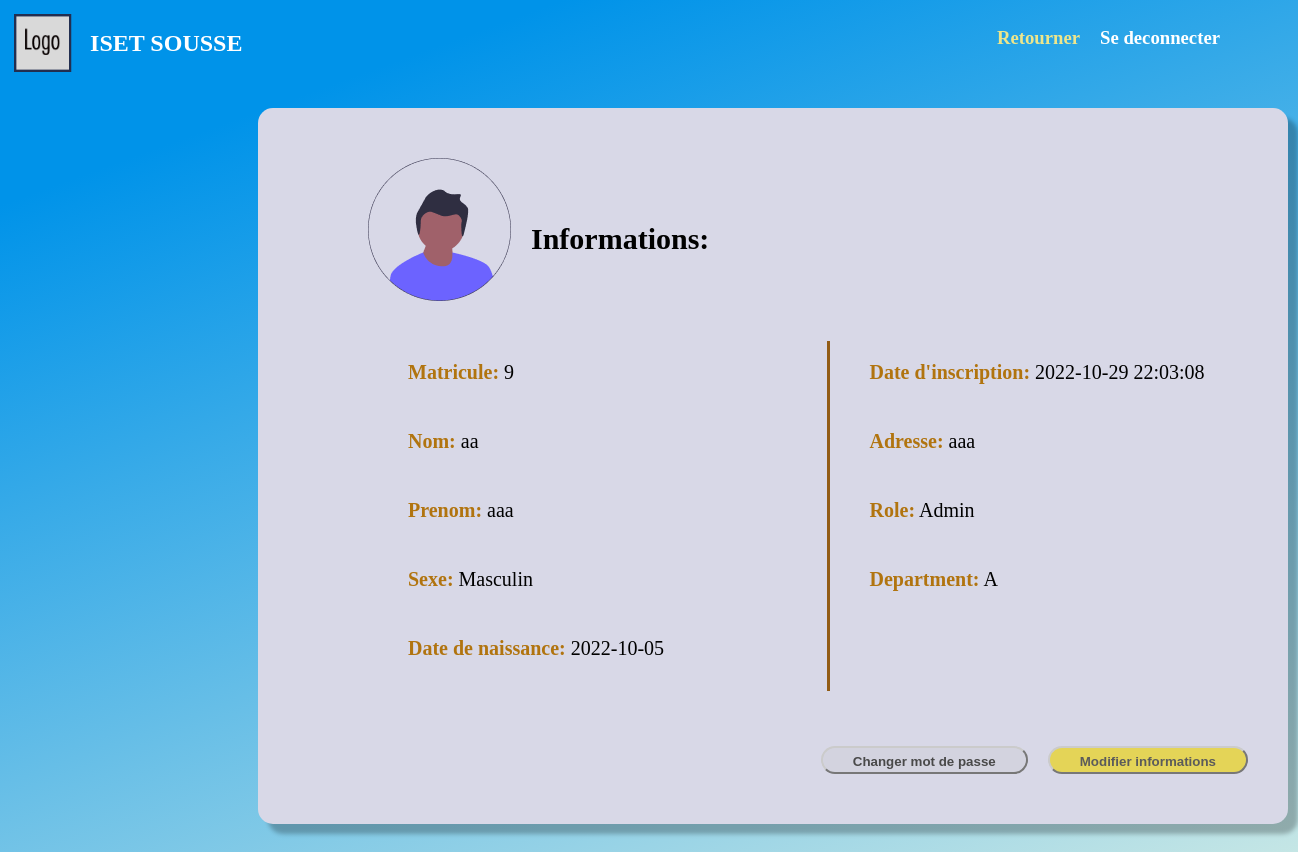
The app's page /User/Account/profile.php (signed in) with its own data.
### tables this page shows
CREATE TABLE `utilisateur` (
  `matricule` int(11) NOT NULL,
  `cin` int(8) NOT NULL,
  `nom` varchar(20) NOT NULL,
  `prenom` varchar(20) NOT NULL,
  `sexe` tinyint(1) NOT NULL,
  `dateNaissance` date NOT NULL,
  `adresse` varchar(20) NOT NULL,
  `email` varchar(30) NOT NULL,
  `password` varchar(30) NOT NULL,
  `departmentID` int(11) NOT NULL,
  `dateInscription` datetime NOT NULL DEFAULT current_timestamp(),
  `isConfirmed` tinyint(1) NOT NULL DEFAULT 0,
  `isActive` tinyint(1) NOT NULL DEFAULT 0,
  `activationCode` varchar(100) NOT NULL,
  `activationExpiry` datetime NOT NULL DEFAULT current_timestamp(),
  `role` int(11) NOT NULL
);

CREATE TABLE `department` (
  `id` int(11) NOT NULL,
  `nom` varchar(20) NOT NULL
);

### Pipes/get_login.php (called while the page is built, shortened)
<?php
    if (isset($_SESSION["login"])) {
        $matricule = $_SESSION["login"]["matricule"];
        require_once(ROOT."/Classes/UtilisateurDB.php");
        $utilisateurDB = new UtilisateurDB();
        $user = $utilisateurDB->getUserByMatricule($matricule);
        if ($user == -1) {
            deconnexion();
        } else {
            require(ROOT."/Classes/Roles.php");
        }
    } else {
        header("location: /index.php");
    }
?>

### Classes/mySQL.php (called while the page is built, shortened)
<?php
    class mySql {
        private $_cnx;
        function __construct() {
            try {
                $this->_cnx = new PDO("mysql:host=".self::_serveur.";dbname=".self::_dbb, self::_login, self::_mdp);
            } catch (PDOException $e) {
                echo '<br/>Echec lors de la connexion: '.$e->getMessage();
            }
        }
        public function request($query, $array, $return = false) {
            $prep = $this->_cnx->prepare($query);
            $result = $prep->execute($array);
            if ($return === false) {
                return true;
            } else if ($return == 0) {
                return $prep->rowCount() > 0;
            } else if ($return == 1) {
                return $prep->rowCount() > 0? $prep->fetch() : -1;
            } else if ($return == 2) {
                return $prep->rowCount() > 0? $prep->fetchAll() : -1;
            } else if ($return == 3) {
                return $this->_cnx->lastInsertId();
            }
        }
    }
?>

### Classes/UtilisateurDB.php (called while the page is built, shortened)
<?php
    require_once("MySql.php");
    class UtilisateurDB extends MySql {
        public function getUserByMatricule($matricule) {
            return $this->request(
                "SELECT * FROM utilisateur WHERE matricule = :matricule",
                array(':matricule' => $matricule),
                1
            );
        }
    }

### Classes/Utilisateur.php (called while the page is built, shortened)
<?php
    class Utilisateur {
        static public function getSexeName($sexeID) {
            return $sexeID == 1 ? "Masculin" : "Feminin";
        }
    }

### Classes/Roles.php (called while the page is built, shortened)
<?php
class Roles
{
    static public function getName($id) {
        return self::roleArray[$id];
    }
}

### Classes/DepartmentDB.php (called while the page is built, shortened)
<?php
    require_once("MySql.php");
    class DepartmentDB extends MySql {
        public function getNom($id) {
            $query = "SELECT nom from department WHERE id = :id";
            $secureArray = array(
                ":id" => $id,
            );
            return $this->request($query, $secureArray, 1)["nom"];
        }
    }

### User/Account/profile.php (the view, shortened to what this page needs)
<!DOCTYPE html>
<head>
    <?php
        include(ROOT."/Pipes/get_login.php");
    ?>
    <link rel="stylesheet" href="/Assets/css/user.css">
    <link rel="stylesheet" href="/Assets/css/profil.css">
    <link rel="stylesheet" href="/Assets/css/buttons.css">
</head>
<body>
<?php
    include_once(ROOT."/Classes/Utilisateur.php");
    $sexe = Utilisateur::getSexeName($user["sexe"]);
    if (isset($user["departmentID"])) {
        include_once(ROOT."/Classes/DepartmentDB.php");
        $departmentDB = new DepartmentDB();
        $department = $departmentDB->getNom($user["departmentID"]);
    }
    $role = Roles::getName($user["role"]);
?>
<div class="logo">
    <div class = "seperated_div">
        <div class = "header_div">
            <img src="/Assets/imgs/LOGO.png">
            <h2 class = "website_title"> <?= NOM_SITE ?> </h2>
        </div>
        <div class = "buttons_div">
            <h3 class = "go_back"> <a href="/User/index.php">Retourner</a></h3>
            <h3 class = "deconnection"> <a href="/Pipes/deconnexion.php">Se deconnecter</a></h3>
        </div>
    </div>
</div>
    <div class="cd">
<div class="cadre">
    <div class="pg">
        <div class="img_container">
            <?php
                if ($user["sexe"] == 0) {
                    echo '<img src="/Assets/imgs/profile_picture_female.png">';
                } else {
                    echo '<img src="/Assets/imgs/profile_picture_male.png">';
                }
            ?>
            <div>
                <h2>Informations:</h2>
            </div>
        </div>
        <div class = "flex-box">
            <div class="form_">
                <ul>
                    <li>
                    <span>Matricule:</span> <?= $user["matricule"] ?> </li>
                    <br>
                    <br>
                    <li>
                    <span>Nom:</span> <?= $user["nom"] ?> </li>
                    <br>
                    <br>
                    <li>
                    <span>Prenom:</span> <?= $user["prenom"] ?>
                    </li>
                    <br>
                    <br>
                    <li>
                    <span>Sexe:</span>  <?= $sexe ?>
                    </li>
                    <br>
                    <br>
                    <li> <span>Date de naissance:</span>  <?= $user["dateNaissance"] ?>
                    </li>
                    <br>
                    <br>
                </ul>
            </div>
            <div class="verticalLine"></div>
            <div class="form_">
                <ul>
                    <li> <span>Date d'inscription:</span>  <?= $user["dateInscription"] ?> </li>
                    <br>
                    <br>
                    <li> <span>Adresse:</span>  <?= $user["adresse"] ?> </li>
                    <br>
                    <br>
                    <li> <span>Role:</span> <?= $role ?></li>
                    <br>
                    <br>
                    <?php
                        if ($user["role"] > 0) {
                            echo "<li> <span>Department:</span> ".$department." </li>
                            <br>
                            <br>";
                        }
                    ?>
                </ul>
            </div>
        </div>
        <div class = "_tool_buttons right">
            <a href = "password.php"><button class = "_btn _blue_btn" disabled> Changer mot de passe </button></a>
            <a href = "modifier.php"><button class = "_btn _yellow_btn"> Modifier informations </button></a>
        </div>
    </div>
</div>
</div>
</body>

### Assets/css/user.css (style rules this page uses)
body { background-color: #0093E9; background-image: linear-gradient(160deg, #0093E9 15%, #cce9e5 100%); }
.header_div { display: flex; flex-direction: row; align-items: center; height: 70px; }
.seperated_div { display: flex; flex-direction: row; justify-content: space-between; }
.seperated_div div { width: 50%; }
.buttons_div { display:flex; justify-content: right; margin-right: 70px; }
.buttons_div > * { margin-left: 20px }
.website_title { color: white; }
.go_back a { color: rgb(237 230 140); font-weight: bold; }
.deconnection a { color: white; }
a { text-decoration: none; }
.logo img { padding:1%; width: 70px; }

### Assets/css/profil.css (style rules this page uses)
.verticalLine { border-left: 3px solid #925c16; height: 350px; }
.cd { padding-top: 30px; padding-left: 250px; margin-bottom: 70px; }
.cadre { padding-top:50px; padding-left: 30px; background-color:rgb(216, 216, 231); box-shadow: 10px 10px 4px rgb(0 0 0 / 25%); border-radius: 15px; width: 1000px; font-size: 20px; min-height: 600px; padding-bottom:50px }
.pg { margin-left: 80px; }
.flex-box { display:flex; margin: 20px 0; }
.flex-box > .form_ { width:50% }
.form_ > ul { list-style:none }
.form_ span { font-family: 'Futura Hv BT'; font-style: normal; font-weight: bold; color: #B1740F; font-size: 20px; }
.img_container { display: flex; align-items: center; margin-bottom: 40px; }
.img_container h2, .img_container h1 { margin-left: 20px; margin-bottom: 5px }

### Assets/css/buttons.css (style rules this page uses)
._btn { margin-left: 10px; background-color: rgb(84, 169, 84); border-radius: 20px; }
._btn:not(:disabled) { cursor:pointer }
._btn:disabled, ._btn:disabled:hover { border-color: #cbcbcb !important; color: #494949 !important; background-color: rgb(194 194 194 / 23%) !important; }
._tool_buttons { margin: auto 20px 0; }
._tool_buttons button { margin: 0 20px 0 0; padding: 6px 30px 3px; font-weight:bold; }
._blue_btn { border-color: #cbcbcb; color: #5b5b5b; background-color: rgb(205 206 255); }
._yellow_btn { border-color: #cbcbcb; color: #5b5b5b; background-color: rgb(228 212 87); }
._tool_buttons.right { display:flex; flex-direction:row; justify-content:right; }

### records on screen
utilisateur: matricule "9", nom "aa", prenom "aaa", sexe "Masculin", dateNaissance "2022-10-05", dateInscription "2022-10-29 22:03:08", adresse "aaa", role "Admin", departmentID.nom "A"

### other values on screen
NOM_SITE "ISET SOUSSE"
